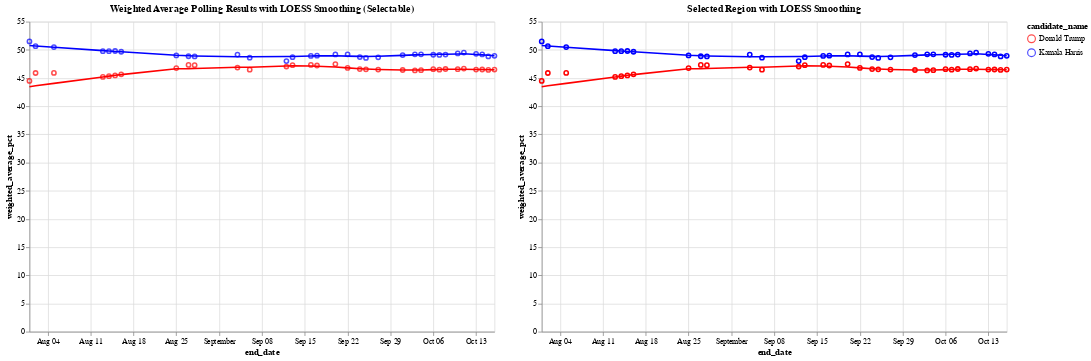

Here is the notebook cell this chart was saved with:
### Code cell
# Define the color scale for the two candidates
color_scale = alt.Scale(domain=['Donald Trump', 'Kamala Harris'], range=['red', 'blue'])

# Step 1: Create a selection brush for the horizontal axis (end_date)
brush = alt.selection_interval(encodings=['x'])  # Brush selection on the x-axis

# Step 2: Create the base chart with points and LOESS smoothing (Chart 1)
base = alt.Chart(df_weighted_averages).mark_point().encode(
    x='end_date:T',
    y='weighted_average_pct:Q',
    color=alt.Color('candidate_name:N', scale=color_scale)
)

loess = base.transform_loess(
    'end_date', 'weighted_average_pct', groupby=['candidate_name'], bandwidth=0.3
).mark_line()

chart1 = (base + loess).add_params(
    brush  # Add the brush selection to Chart 1
).properties(
    title='Weighted Average Polling Results with LOESS Smoothing (Selectable)',
    width=600,
    height=400
)

# Step 3: Create the side-by-side chart that will show the selected region with tooltip

# Apply the same selection filter to both points and LOESS in chart2
selected_points = base.encode(
    opacity=alt.condition(brush, alt.value(1), alt.value(0)),  # Highlight only selected points
    tooltip=['end_date:T', 'candidate_name:N', 'weighted_average_pct:Q']  # Add tooltip for points
).transform_filter(
    brush  # Filter by brush selection
)

# Apply LOESS smoothing for the selected range
selected_loess = alt.Chart(df_weighted_averages).transform_loess(
    'end_date', 'weighted_average_pct', groupby=['candidate_name'], bandwidth=0.3
).mark_line().encode(
    x='end_date:T',
    y='weighted_average_pct:Q',
    color=alt.Color('candidate_name:N', scale=color_scale),
    tooltip=['end_date:T', 'candidate_name:N', 'weighted_average_pct:Q']
).transform_filter(
    brush  # Filter the LOESS line by the brush selection
)

# Combine selected points and LOESS for the second chart
chart2 = (selected_points + selected_loess).properties(
    title='Selected Region with LOESS Smoothing',
    width=600,
    height=400
)

# Combine the two charts side by side
final_chart = alt.hconcat(chart1, chart2)

# Display the final chart
final_chart.show()

### Figure 1 — Vega-Lite specification as saved in the notebook (floating-point values rounded to 4 significant figures)
{"config": {"view": {"continuousWidth": 300, "continuousHeight": 300}}, "hconcat": [{"layer": [{"mark": {"type": "point"}, "encoding": {"color": {"field": "candidate_name", "scale": {"domain": ["Donald Trump", "Kamala Harris"], "range": ["red", "blue"]}, "type": "nominal"}, "x": {"field": "end_date", "type": "temporal"}, "y": {"field": "weighted_average_pct", "type": "quantitative"}}, "name": "view_2"}, {"mark": {"type": "line"}, "encoding": {"color": {"field": "candidate_name", "scale": {"domain": ["Donald Trump", "Kamala Harris"], "range": ["red", "blue"]}, "type": "nominal"}, "x": {"field": "end_date", "type": "temporal"}, "y": {"field": "weighted_average_pct", "type": "quantitative"}}, "transform": [{"loess": "weighted_average_pct", "on": "end_date", "bandwidth": 0.3, "groupby": ["candidate_name"]}]}], "height": 400, "title": "Weighted Average Polling Results with LOESS Smoothing (Selectable)", "width": 600}, {"layer": [{"mark": {"type": "point"}, "encoding": {"color": {"field": "candidate_name", "scale": {"domain": ["Donald Trump", "Kamala Harris"], "range": ["red", "blue"]}, "type": "nominal"}, "opacity": {"condition": {"param": "param_2", "value": 1}, "value": 0}, "tooltip": [{"field": "end_date", "type": "temporal"}, {"field": "candidate_name", "type": "nominal"}, {"field": "weighted_average_pct", "type": "quantitative"}], "x": {"field": "end_date", "type": "temporal"}, "y": {"field": "weighted_average_pct", "type": "quantitative"}}, "transform": [{"filter": {"param": "param_2"}}]}, {"mark": {"type": "line"}, "encoding": {"color": {"field": "candidate_name", "scale": {"domain": ["Donald Trump", "Kamala Harris"], "range": ["red", "blue"]}, "type": "nominal"}, "tooltip": [{"field": "end_date", "type": "temporal"}, {"field": "candidate_name", "type": "nominal"}, {"field": "weighted_average_pct", "type": "quantitative"}], "x": {"field": "end_date", "type": "temporal"}, "y": {"field": "weighted_average_pct", "type": "quantitative"}}, "transform": [{"loess": "weighted_average_pct", "on": "end_date", "bandwidth": 0.3, "groupby": ["candidate_name"]}, {"filter": {"param": "param_2"}}]}], "height": 400, "title": "Selected Region with LOESS Smoothing", "width": 600}], "data": {"name": "data-1689979eb92f8fd0d416b37af71a2891"}, "params": [{"name": "param_2", "select": {"type": "interval", "encodings": ["x"]}, "views": ["view_2"]}], "$schema": "https://vega.github.io/schema/vega-lite/v5.20.1.json", "datasets": {"data-1689979eb92f8fd0d416b37af71a2891": [{"end_date": "2024-10-16T00:00:00", "candidate_id": 16661, "candidate_name": "Kamala Harris", "weighted_average_pct": 48.95}, {"end_date": "2024-10-16T00:00:00", "candidate_id": 16651, "candidate_name": "Donald Trump", "weighted_average_pct": 46.5}, {"end_date": "2024-10-15T00:00:00", "candidate_id": 16661, "candidate_name": "Kamala Harris", "weighted_average_pct": 48.85}, {"end_date": "2024-10-15T00:00:00", "candidate_id": 16651, "candidate_name": "Donald Trump", "weighted_average_pct": 46.44}, {"end_date": "2024-10-14T00:00:00", "candidate_id": 16661, "candidate_name": "Kamala Harris", "weighted_average_pct": 49.19}, {"end_date": "2024-10-14T00:00:00", "candidate_id": 16651, "candidate_name": "Donald Trump", "weighted_average_pct": 46.52}, {"end_date": "2024-10-13T00:00:00", "candidate_id": 16661, "candidate_name": "Kamala Harris", "weighted_average_pct": 49.3}, {"end_date": "2024-10-13T00:00:00", "candidate_id": 16651, "candidate_name": "Donald Trump", "weighted_average_pct": 46.51}, {"end_date": "2024-10-11T00:00:00", "candidate_id": 16661, "candidate_name": "Kamala Harris", "weighted_average_pct": 49.52}, {"end_date": "2024-10-11T00:00:00", "candidate_id": 16651, "candidate_name": "Donald Trump", "weighted_average_pct": 46.68}, {"end_date": "2024-10-10T00:00:00", "candidate_id": 16661, "candidate_name": "Kamala Harris", "weighted_average_pct": 49.38}, {"end_date": "2024-10-10T00:00:00", "candidate_id": 16651, "candidate_name": "Donald Trump", "weighted_average_pct": 46.57}, {"end_date": "2024-10-08T00:00:00", "candidate_id": 16661, "candidate_name": "Kamala Harris", "weighted_average_pct": 49.17}, {"end_date": "2024-10-08T00:00:00", "candidate_id": 16651, "candidate_name": "Donald Trump", "weighted_average_pct": 46.61}, {"end_date": "2024-10-07T00:00:00", "candidate_id": 16661, "candidate_name": "Kamala Harris", "weighted_average_pct": 49.11}, {"end_date": "2024-10-07T00:00:00", "candidate_id": 16651, "candidate_name": "Donald Trump", "weighted_average_pct": 46.49}, {"end_date": "2024-10-06T00:00:00", "candidate_id": 16661, "candidate_name": "Kamala Harris", "weighted_average_pct": 49.13}, {"end_date": "2024-10-06T00:00:00", "candidate_id": 16651, "candidate_name": "Donald Trump", "weighted_average_pct": 46.58}, {"end_date": "2024-10-04T00:00:00", "candidate_id": 16661, "candidate_name": "Kamala Harris", "weighted_average_pct": 49.21}, {"end_date": "2024-10-04T00:00:00", "candidate_id": 16651, "candidate_name": "Donald Trump", "weighted_average_pct": 46.39}, {"end_date": "2024-10-03T00:00:00", "candidate_id": 16661, "candidate_name": "Kamala Harris", "weighted_average_pct": 49.2}, {"end_date": "2024-10-03T00:00:00", "candidate_id": 16651, "candidate_name": "Donald Trump", "weighted_average_pct": 46.35}, {"end_date": "2024-10-01T00:00:00", "candidate_id": 16661, "candidate_name": "Kamala Harris", "weighted_average_pct": 49.08}, {"end_date": "2024-10-01T00:00:00", "candidate_id": 16651, "candidate_name": "Donald Trump", "weighted_average_pct": 46.43}, {"end_date": "2024-09-27T00:00:00", "candidate_id": 16661, "candidate_name": "Kamala Harris", "weighted_average_pct": 48.67}, {"end_date": "2024-09-27T00:00:00", "candidate_id": 16651, "candidate_name": "Donald Trump", "weighted_average_pct": 46.5}, {"end_date": "2024-09-25T00:00:00", "candidate_id": 16661, "candidate_name": "Kamala Harris", "weighted_average_pct": 48.57}, {"end_date": "2024-09-25T00:00:00", "candidate_id": 16651, "candidate_name": "Donald Trump", "weighted_average_pct": 46.56}, {"end_date": "2024-09-24T00:00:00", "candidate_id": 16661, "candidate_name": "Kamala Harris", "weighted_average_pct": 48.73}, {"end_date": "2024-09-24T00:00:00", "candidate_id": 16651, "candidate_name": "Donald Trump", "weighted_average_pct": 46.6}, {"end_date": "2024-09-22T00:00:00", "candidate_id": 16661, "candidate_name": "Kamala Harris", "weighted_average_pct": 49.21}, {"end_date": "2024-09-22T00:00:00", "candidate_id": 16651, "candidate_name": "Donald Trump", "weighted_average_pct": 46.8}, {"end_date": "2024-09-20T00:00:00", "candidate_id": 16661, "candidate_name": "Kamala Harris", "weighted_average_pct": 49.19}, {"end_date": "2024-09-20T00:00:00", "candidate_id": 16651, "candidate_name": "Donald Trump", "weighted_average_pct": 47.49}, {"end_date": "2024-09-17T00:00:00", "candidate_id": 16661, "candidate_name": "Kamala Harris", "weighted_average_pct": 48.98}, {"end_date": "2024-09-17T00:00:00", "candidate_id": 16651, "candidate_name": "Donald Trump", "weighted_average_pct": 47.23}, {"end_date": "2024-09-16T00:00:00", "candidate_id": 16661, "candidate_name": "Kamala Harris", "weighted_average_pct": 48.93}, {"end_date": "2024-09-16T00:00:00", "candidate_id": 16651, "candidate_name": "Donald Trump", "weighted_average_pct": 47.33}, {"end_date": "2024-09-13T00:00:00", "candidate_id": 16661, "candidate_name": "Kamala Harris", "weighted_average_pct": 48.7}, {"end_date": "2024-09-13T00:00:00", "candidate_id": 16651, "candidate_name": "Donald Trump", "weighted_average_pct": 47.29}, {"end_date": "2024-09-12T00:00:00", "candidate_id": 16661, "candidate_name": "Kamala Harris", "weighted_average_pct": 48.01}, {"end_date": "2024-09-12T00:00:00", "candidate_id": 16651, "candidate_name": "Donald Trump", "weighted_average_pct": 47.05}, {"end_date": "2024-09-06T00:00:00", "candidate_id": 16661, "candidate_name": "Kamala Harris", "weighted_average_pct": 48.61}, {"end_date": "2024-09-06T00:00:00", "candidate_id": 16651, "candidate_name": "Donald Trump", "weighted_average_pct": 46.49}, {"end_date": "2024-09-04T00:00:00", "candidate_id": 16661, "candidate_name": "Kamala Harris", "weighted_average_pct": 49.17}, {"end_date": "2024-09-04T00:00:00", "candidate_id": 16651, "candidate_name": "Donald Trump", "weighted_average_pct": 46.87}, {"end_date": "2024-08-28T00:00:00", "candidate_id": 16661, "candidate_name": "Kamala Harris", "weighted_average_pct": 48.83}, {"end_date": "2024-08-28T00:00:00", "candidate_id": 16651, "candidate_name": "Donald Trump", "weighted_average_pct": 47.29}, {"end_date": "2024-08-27T00:00:00", "candidate_id": 16661, "candidate_name": "Kamala Harris", "weighted_average_pct": 48.87}, {"end_date": "2024-08-27T00:00:00", "candidate_id": 16651, "candidate_name": "Donald Trump", "weighted_average_pct": 47.34}, {"end_date": "2024-08-25T00:00:00", "candidate_id": 16661, "candidate_name": "Kamala Harris", "weighted_average_pct": 49.02}, {"end_date": "2024-08-25T00:00:00", "candidate_id": 16651, "candidate_name": "Donald Trump", "weighted_average_pct": 46.77}, {"end_date": "2024-08-16T00:00:00", "candidate_id": 16661, "candidate_name": "Kamala Harris", "weighted_average_pct": 49.67}, {"end_date": "2024-08-16T00:00:00", "candidate_id": 16651, "candidate_name": "Donald Trump", "weighted_average_pct": 45.66}, {"end_date": "2024-08-15T00:00:00", "candidate_id": 16661, "candidate_name": "Kamala Harris", "weighted_average_pct": 49.8}, {"end_date": "2024-08-15T00:00:00", "candidate_id": 16651, "candidate_name": "Donald Trump", "weighted_average_pct": 45.47}, {"end_date": "2024-08-14T00:00:00", "candidate_id": 16661, "candidate_name": "Kamala Harris", "weighted_average_pct": 49.77}, {"end_date": "2024-08-14T00:00:00", "candidate_id": 16651, "candidate_name": "Donald Trump", "weighted_average_pct": 45.33}, {"end_date": "2024-08-13T00:00:00", "candidate_id": 16661, "candidate_name": "Kamala Harris", "weighted_average_pct": 49.76}, {"end_date": "2024-08-13T00:00:00", "candidate_id": 16651, "candidate_name": "Donald Trump", "weighted_average_pct": 45.2}, {"end_date": "2024-08-05T00:00:00", "candidate_id": 16661, "candidate_name": "Kamala Harris", "weighted_average_pct": 50.49}, {"end_date": "2024-08-05T00:00:00", "candidate_id": 16651, "candidate_name": "Donald Trump", "weighted_average_pct": 45.91}, {"end_date": "2024-08-02T00:00:00", "candidate_id": 16661, "candidate_name": "Kamala Harris", "weighted_average_pct": 50.66}, {"end_date": "2024-08-02T00:00:00", "candidate_id": 16651, "candidate_name": "Donald Trump", "weighted_average_pct": 45.89}, {"end_date": "2024-08-01T00:00:00", "candidate_id": 16661, "candidate_name": "Kamala Harris", "weighted_average_pct": 51.5}, {"end_date": "2024-08-01T00:00:00", "candidate_id": 16651, "candidate_name": "Donald Trump", "weighted_average_pct": 44.5}]}}
